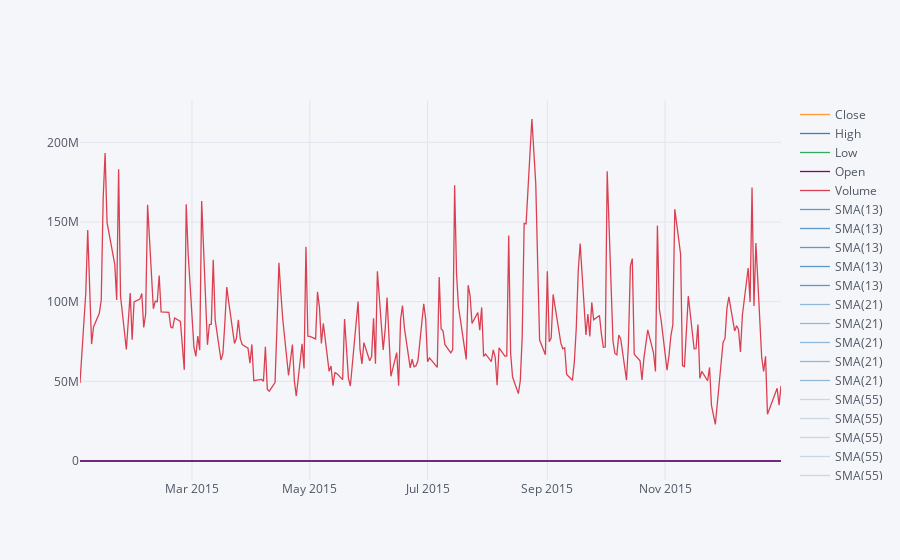

The cell this chart's notebook holds for it:
### Markdown cell above
** Use .ta_plot(study='sma') to create a Simple Moving Averages plot of Morgan Stanley for the year 2015.**

### Code cell
data.xs(key = 'BAC', level = 'Ticker', axis = 1)['2015-01-01':'2016-01-01'].ta_plot(study='sma',periods=[13,21,55],title='Simple Moving Averages')

### Figure 1 — Plotly figure (JSON) as saved in the notebook; plotly's stock layout.template omitted (floating-point values rounded to 4 significant figures; data arrays with more than 128 entries replaced by an {"elided": "..."} marker saying what was removed)
{"data": [{"line": {"color": "rgba(255, 153, 51, 1.0)", "dash": "solid", "shape": "linear", "width": 1.3}, "mode": "lines", "name": "Close", "text": "", "type": "scatter", "x": {"elided": "252 str values"}, "y": {"elided": "252 float values"}}, {"line": {"color": "rgba(55, 128, 191, 1.0)", "dash": "solid", "shape": "linear", "width": 1.3}, "mode": "lines", "name": "High", "text": "", "type": "scatter", "x": {"elided": "252 str values"}, "y": {"elided": "252 float values"}}, {"line": {"color": "rgba(50, 171, 96, 1.0)", "dash": "solid", "shape": "linear", "width": 1.3}, "mode": "lines", "name": "Low", "text": "", "type": "scatter", "x": {"elided": "252 str values"}, "y": {"elided": "252 float values"}}, {"line": {"color": "rgba(128, 0, 128, 1.0)", "dash": "solid", "shape": "linear", "width": 1.3}, "mode": "lines", "name": "Open", "text": "", "type": "scatter", "x": {"elided": "252 str values"}, "y": {"elided": "252 float values"}}, {"line": {"color": "rgba(219, 64, 82, 1.0)", "dash": "solid", "shape": "linear", "width": 1.3}, "mode": "lines", "name": "Volume", "text": "", "type": "scatter", "x": {"elided": "252 str values"}, "y": {"elided": "252 int values"}}, {"line": {"color": "rgba(55, 128, 191, 0.7866666666666666)", "dash": "solid", "shape": "linear", "width": 1.3}, "mode": "lines", "name": "SMA(13)", "text": "", "type": "scatter", "x": {"elided": "252 str values"}, "y": {"elided": "252x5 mixed values"}}, {"line": {"color": "rgba(55, 128, 191, 0.7866666666666666)", "dash": "solid", "shape": "linear", "width": 1.3}, "mode": "lines", "name": "SMA(13)", "text": "", "type": "scatter", "x": {"elided": "252 str values"}, "y": {"elided": "252x5 mixed values"}}, {"line": {"color": "rgba(55, 128, 191, 0.7866666666666666)", "dash": "solid", "shape": "linear", "width": 1.3}, "mode": "lines", "name": "SMA(13)", "text": "", "type": "scatter", "x": {"elided": "252 str values"}, "y": {"elided": "252x5 mixed values"}}, {"line": {"color": "rgba(55, 128, 191, 0.7866666666666666)", "dash": "solid", "shape": "linear", "width": 1.3}, "mode": "lines", "name": "SMA(13)", "text": "", "type": "scatter", "x": {"elided": "252 str values"}, "y": {"elided": "252x5 mixed values"}}, {"line": {"color": "rgba(55, 128, 191, 0.7866666666666666)", "dash": "solid", "shape": "linear", "width": 1.3}, "mode": "lines", "name": "SMA(13)", "text": "", "type": "scatter", "x": {"elided": "252 str values"}, "y": {"elided": "252x5 mixed values"}}, {"line": {"color": "rgba(55, 128, 191, 0.5199999999999998)", "dash": "solid", "shape": "linear", "width": 1.3}, "mode": "lines", "name": "SMA(21)", "text": "", "type": "scatter", "x": {"elided": "252 str values"}, "y": {"elided": "252x5 mixed values"}}, {"line": {"color": "rgba(55, 128, 191, 0.5199999999999998)", "dash": "solid", "shape": "linear", "width": 1.3}, "mode": "lines", "name": "SMA(21)", "text": "", "type": "scatter", "x": {"elided": "252 str values"}, "y": {"elided": "252x5 mixed values"}}, {"line": {"color": "rgba(55, 128, 191, 0.5199999999999998)", "dash": "solid", "shape": "linear", "width": 1.3}, "mode": "lines", "name": "SMA(21)", "text": "", "type": "scatter", "x": {"elided": "252 str values"}, "y": {"elided": "252x5 mixed values"}}, {"line": {"color": "rgba(55, 128, 191, 0.5199999999999998)", "dash": "solid", "shape": "linear", "width": 1.3}, "mode": "lines", "name": "SMA(21)", "text": "", "type": "scatter", "x": {"elided": "252 str values"}, "y": {"elided": "252x5 mixed values"}}, {"line": {"color": "rgba(55, 128, 191, 0.5199999999999998)", "dash": "solid", "shape": "linear", "width": 1.3}, "mode": "lines", "name": "SMA(21)", "text": "", "type": "scatter", "x": {"elided": "252 str values"}, "y": {"elided": "252x5 mixed values"}}, {"line": {"color": "rgba(55, 128, 191, 0.25333333333333324)", "dash": "solid", "shape": "linear", "width": 1.3}, "mode": "lines", "name": "SMA(55)", "text": "", "type": "scatter", "x": {"elided": "252 str values"}, "y": {"elided": "252x5 mixed values"}}, {"line": {"color": "rgba(55, 128, 191, 0.25333333333333324)", "dash": "solid", "shape": "linear", "width": 1.3}, "mode": "lines", "name": "SMA(55)", "text": "", "type": "scatter", "x": {"elided": "252 str values"}, "y": {"elided": "252x5 mixed values"}}, {"line": {"color": "rgba(55, 128, 191, 0.25333333333333324)", "dash": "solid", "shape": "linear", "width": 1.3}, "mode": "lines", "name": "SMA(55)", "text": "", "type": "scatter", "x": {"elided": "252 str values"}, "y": {"elided": "252x5 mixed values"}}, {"line": {"color": "rgba(55, 128, 191, 0.25333333333333324)", "dash": "solid", "shape": "linear", "width": 1.3}, "mode": "lines", "name": "SMA(55)", "text": "", "type": "scatter", "x": {"elided": "252 str values"}, "y": {"elided": "252x5 mixed values"}}, {"line": {"color": "rgba(55, 128, 191, 0.25333333333333324)", "dash": "solid", "shape": "linear", "width": 1.3}, "mode": "lines", "name": "SMA(55)", "text": "", "type": "scatter", "x": {"elided": "252 str values"}, "y": {"elided": "252x5 mixed values"}}], "layout": {"autosize": true, "legend": {"bgcolor": "#F5F6F9", "font": {"color": "#4D5663"}}, "paper_bgcolor": "#F5F6F9", "plot_bgcolor": "#F5F6F9", "title": {"font": {"color": "#4D5663"}}, "xaxis": {"autorange": true, "gridcolor": "#E1E5ED", "range": ["2015-01-02", "2015-12-31"], "showgrid": true, "tickfont": {"color": "#4D5663"}, "title": {"font": {"color": "#4D5663"}, "text": ""}, "type": "date", "zerolinecolor": "#E1E5ED"}, "yaxis": {"autorange": true, "gridcolor": "#E1E5ED", "range": [-11920000.0, 226600000.0], "showgrid": true, "tickfont": {"color": "#4D5663"}, "title": {"font": {"color": "#4D5663"}, "text": ""}, "type": "linear", "zerolinecolor": "#E1E5ED"}}}
